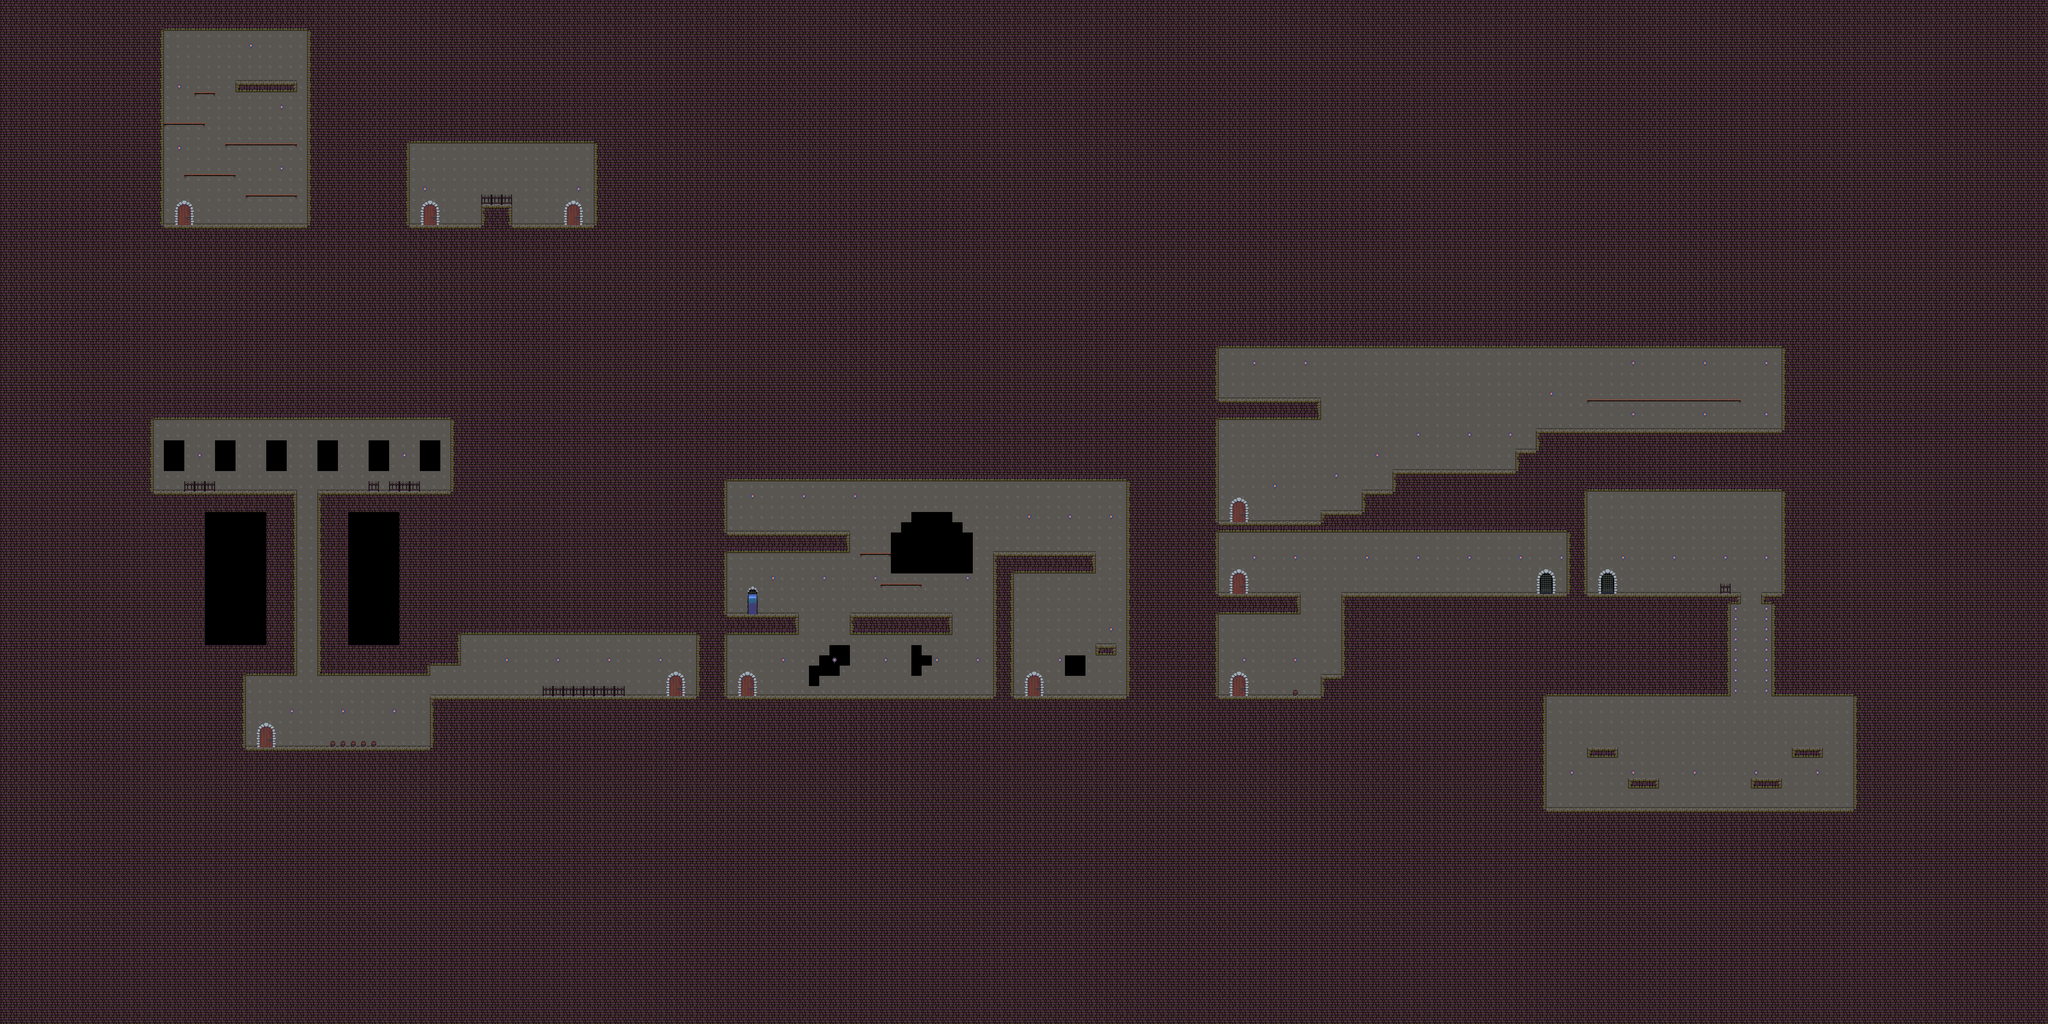

A level layout from a 2D game, rendered from its tile map. Below: a short description, then the map file with tile-grid data replaced by summaries:
An orthogonal 200x100 tile map with 32x32 px tiles, 5 tile layers (Background, Terrain, Floor Fleshing, Objects & Power ups, ...) and 127 objects (69x collectible, 29x enemySpawn, 16x operable, 12x target, playerSpawn).

<map version="1.2" tiledversion="2019.07.31" orientation="orthogonal" renderorder="right-down" compressionlevel="0" width="200" height="100" tilewidth="32" tileheight="32" infinite="0" nextlayerid="7" nextobjectid="208">
 <tileset firstgid="1" name="castle" tilewidth="32" tileheight="32" tilecount="225" columns="15">
  <image source="castle.png" width="480" height="480" />
 </tileset>
 <layer id="1" name="Background" width="200" height="100">
  <data>[20000 cells, 19762 non-empty, 1 distinct tile ids]</data>
 </layer>
 <layer id="2" name="Terrain" width="200" height="100">
  <data>[20000 cells, 16919 non-empty, 18 distinct tile ids]</data>
 </layer>
 <layer id="3" name="Floor Fleshing" width="200" height="100">
  <data>[20000 cells, 342 non-empty, 5 distinct tile ids]</data>
 </layer>
 <layer id="4" name="Objects &amp; Power ups" width="200" height="100">
  <data>[20000 cells, 109 non-empty, 6 distinct tile ids]</data>
 </layer>
 <layer id="5" name="Doors" width="200" height="100">
  <data>[20000 cells, 72 non-empty, 12 distinct tile ids]</data>
 </layer>
 <objectgroup id="6" name="Objects">
  <object id="24" name="Door1-2" type="operable" x="553" y="623" width="48" height="84">
   <properties>
    <property name="class" value="door" />
    <property name="targetID" value="2" />
   </properties>
  </object>
  <object id="25" name="Door 2-3" type="operable" x="2084" y="2096" width="52" height="88">
   <properties>
    <property name="class" value="door" />
    <property name="locked" type="bool" value="false" />
    <property name="targetID" value="3" />
   </properties>
  </object>
  <object id="26" name="Door2-4" type="operable" x="2313" y="2097" width="47" height="89">
   <properties>
    <property name="class" value="door" />
    <property name="locked" type="bool" value="false" />
    <property name="targetID" value="4" />
   </properties>
  </object>
  <object id="27" name="Door 3-5" type="operable" x="3204" y="2103" width="52" height="74">
   <properties>
    <property name="class" value="door" />
    <property name="locked" type="bool" value="false" />
    <property name="targetID" value="5" />
   </properties>
  </object>
  <object id="28" name="Door 3-6" type="operable" x="3841" y="2092" width="51" height="84">
   <properties>
    <property name="class" value="door" />
    <property name="locked" type="bool" value="false" />
    <property name="targetID" value="6" />
   </properties>
  </object>
  <object id="29" name="Door 4-7" type="operable" x="3845.67" y="1775.67" width="49" height="82">
   <properties>
    <property name="class" value="door" />
    <property name="locked" type="bool" value="false" />
    <property name="targetID" value="7" />
   </properties>
  </object>
  <object id="30" name="Door 4-8" type="operable" x="1320" y="623" width="47" height="84">
   <properties>
    <property name="class" value="door" />
    <property name="locked" type="bool" value="false" />
    <property name="targetID" value="8" />
   </properties>
  </object>
  <object id="32" name="Door 5-10" type="operable" x="3845.45" y="1550.52" width="54.5455" height="84.8485">
   <properties>
    <property name="class" value="door" />
    <property name="locked" type="bool" value="false" />
    <property name="targetID" value="10" />
   </properties>
  </object>
  <object id="33" name="Door 6-11" type="operable" x="4812.67" y="1777" width="44" height="80">
   <properties>
    <property name="class" value="door" />
    <property name="locked" type="bool" value="true" />
    <property name="targetID" value="11" />
   </properties>
  </object>
  <object id="34" name="Door 6-12" type="operable" x="4996.67" y="1785.67" width="52" height="77.3333">
   <properties>
    <property name="class" value="door" />
    <property name="locked" type="bool" value="false" />
    <property name="targetID" value="12" />
   </properties>
  </object>
  <object id="35" name="Player" type="playerSpawn" x="505.061" y="1494.52" width="41" height="37">
   <ellipse />
  </object>
  <object id="36" name="Teleport 2" type="target" x="821" y="2290" width="23" height="26">
   <properties>
    <property name="targetID" value="2" />
   </properties>
  </object>
  <object id="37" name="Teleport 1" type="target" x="560" y="655" width="25" height="32">
   <properties>
    <property name="targetID" value="1" />
   </properties>
  </object>
  <object id="38" name="Teleport 4" type="target" x="2095" y="2132" width="29" height="28">
   <properties>
    <property name="targetID" value="4" />
   </properties>
  </object>
  <object id="39" name="Teleport 3" type="target" x="2316" y="2124" width="34" height="35">
   <properties>
    <property name="targetID" value="3" />
   </properties>
  </object>
  <object id="40" name="Teleport 6" type="target" x="3219" y="2129" width="23" height="20">
   <properties>
    <property name="targetID" value="6" />
   </properties>
  </object>
  <object id="41" name="Teleport 5" type="target" x="3857" y="2112" width="29" height="31">
   <properties>
    <property name="targetID" value="5" />
   </properties>
  </object>
  <object id="42" name="Teleport 8" type="target" x="3855" y="1805" width="25" height="22">
   <properties>
    <property name="targetID" value="8" />
   </properties>
  </object>
  <object id="43" name="Teleport 7" type="target" x="1333" y="650" width="20" height="23">
   <properties>
    <property name="targetID" value="7" />
   </properties>
  </object>
  <object id="44" name="Teleport 10" type="target" x="1779" y="644" width="12" height="15">
   <properties>
    <property name="targetID" value="10" />
   </properties>
  </object>
  <object id="45" name="Teleport 9" type="target" x="3859" y="1569" width="31" height="58">
   <properties>
    <property name="targetID" value="9" />
   </properties>
  </object>
  <object id="46" name="Teleport 12" type="target" x="4817" y="1801" width="23" height="26">
   <properties>
    <property name="targetID" value="12" />
   </properties>
  </object>
  <object id="47" name="Teleport 11" type="target" x="5007" y="1797" width="31" height="36">
   <properties>
    <property name="lockdoor" value="0" />
    <property name="targetID" value="11" />
   </properties>
  </object>
  <object id="48" name="Key 1-1" type="collectible" x="5471" y="1151" width="31" height="34">
   <properties>
    <property name="class" value="key" />
    <property name="door" value="Door 6-11" />
   </properties>
  </object>
  <object id="51" name="Levitate" type="collectible" x="4480" y="1408" width="29" height="31">
   <properties>
    <property name="class" value="arcane" />
   </properties>
  </object>
  <object id="53" name="Dash" type="collectible" x="2465" y="1572" width="30" height="19">
   <properties>
    <property name="class" value="dash" />
   </properties>
  </object>
  <object id="54" name="Change" type="collectible" x="869.667" y="237" width="29" height="36">
   <properties>
    <property name="class" value="change" />
   </properties>
  </object>
  <object id="55" name="Levitate" type="collectible" x="2881" y="1664" width="27" height="27">
   <properties>
    <property name="class" value="arcane" />
   </properties>
  </object>
  <object id="56" name="Levitate" type="collectible" x="4128" y="2017" width="33" height="35">
   <properties>
    <property name="class" value="arcane" />
   </properties>
  </object>
  <object id="57" name="Door1-1" type="operable" x="809" y="2254" width="48" height="84">
   <properties>
    <property name="class" value="door" />
    <property name="locked" type="bool" value="false" />
    <property name="targetID" value="1" />
   </properties>
  </object>
  </objectgroup>
</map>
<!-- 97 of 127 objects omitted -->
